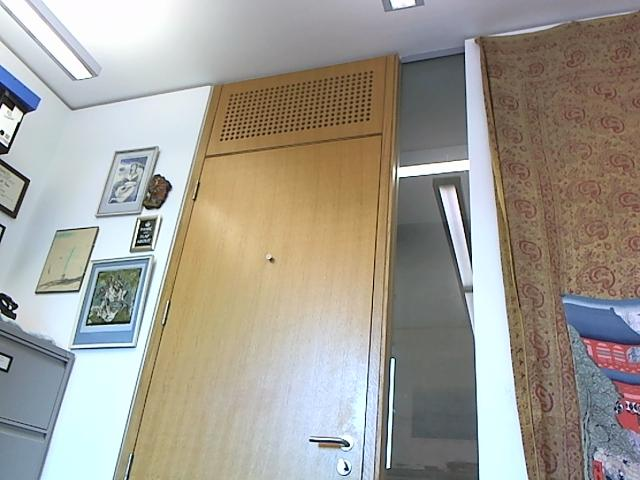
%> input picture background.jpg, 640 x 480 px
$ octave test5.m   (GNU Octave 9; MATLAB toolbox functions it lacks are replaced by stand-ins)
%> lines starting %> are read from the running program, lines starting %| are printed output that depends on the picture; in (x1, y1, x2, y2) boxes, pixels count from 0 and x2, y2 are one past the last pixel; in counts of white or black regions, pixels touching at a corner belong together; the program's own positions count from 1
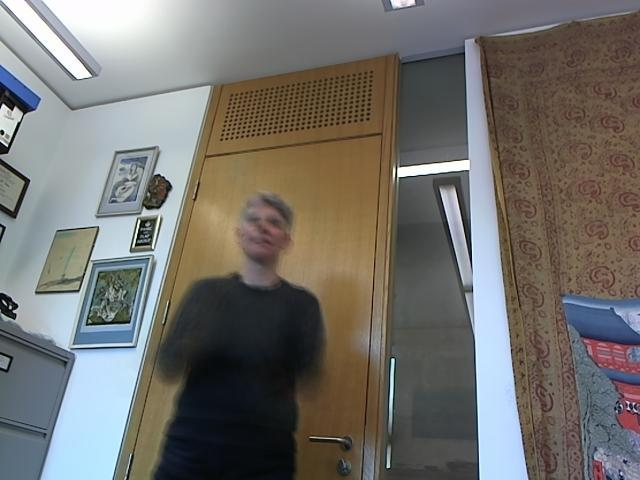
%> input picture average.jpg, 640 x 480 px
### get_training_data.m
% Get training value for the 3 balls
function vals = get_training_data
    load gt1

    files = dir('images/0*.jpg');

    vals = ones(99,3,3);
    for ii = 1:size(files,1)
        current = imread(strcat('images/',files(ii).name));
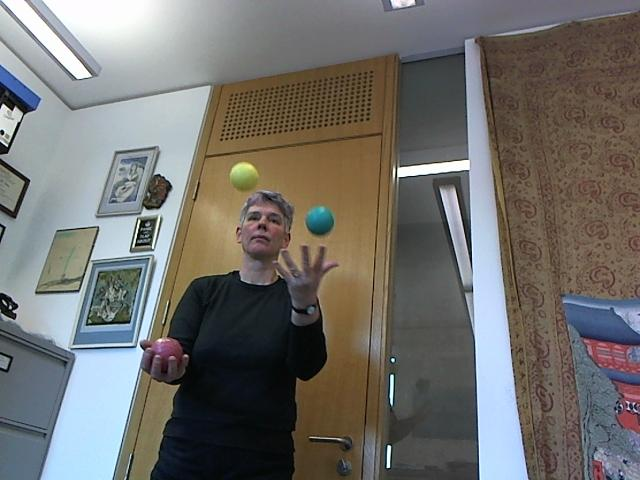
%> input picture images/00000002.jpg, 640 x 480 px
%> current is the input picture: size 480x640x3 uint8; mean R, G, B 113, 111.3, 107.7
        vals(ii,:,:) = get_colour_values(current,gt1(:,ii));
    end
%> pass 2 of the loop in get_training_data, `for ii = 1:size(files,1)`:
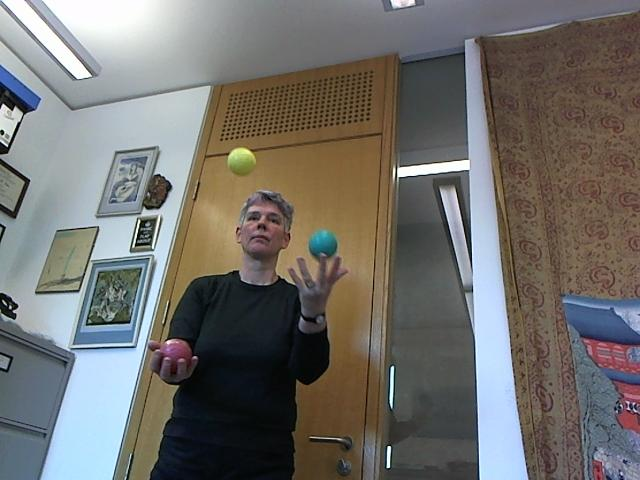
%> input picture images/00000003.jpg, 640 x 480 px
%> in get_training_data, current is the input picture: size 480x640x3 uint8; mean R, G, B 113.2, 111.3, 107.6
end

### rgb2nrgb.m
function m = rgb2nrgb(i)
    m = double(i);
    sum = m(:,:,1)+m(:,:,2)+m(:,:,3);
%> sum = 99 rows, first 12: [291 256 425; 282 265 391; 266 244 408; 3 3 3; 3 3 3; 3 3 3; 3 3 3; 3 3 3; 3 3 3; 3 3 3; 3 3 3; 3 3 3]

    m(:,:,1) = m(:,:,1)./sum;
    m(:,:,2) = m(:,:,2)./sum;
    m(:,:,3) = m(:,:,3)./sum;

### mask_clothes.m
function m = mask_clothes(image)
    m = image;
    thresh = 30;
    mask = im2bw(uint8(image), thresh/255);
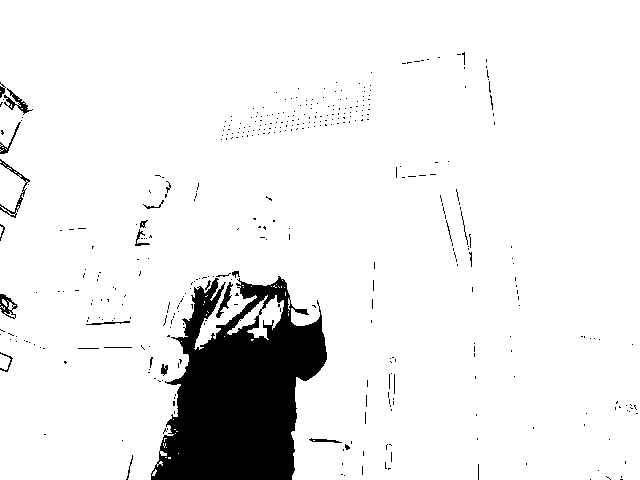
%> mask: size 480x640 logical; 91.9% white; 408 black regions (382 under 20 px), largest, box (x1, y1, x2, y2) and area: (151, 276, 327, 480) 21988, (0, 159, 30, 218) 244, (4, 88, 33, 115) 216

    m(:,:,1) = m(:,:,1).*mask;
    m(:,:,2) = m(:,:,2).*mask;
%> m: size 480x640x3 double; mean R, G, B 112, 110, 107.7
    m(:,:,3) = m(:,:,3).*mask;

### detect1.m
function out = detect1(im, bg, av)

    %Gaussian blur
    G = fspecial('gaussian',[5 5],2);

    %im = imfilter(im,G,'same');
    %av = imfilter(av,G,'same');

    im = mask_clothes(im);
    imnrgb = rgb2nrgb(im);
%> in rgb2nrgb (call 2), `m(:,:,1) = m(:,:,1)./sum;`: m: size 480x640x3 double; 2.69% of the values are NaN or infinite; the others: min 0, max 255, mean 74.15
%> in rgb2nrgb (call 2), `m(:,:,2) = m(:,:,2)./sum;`: m: size 480x640x3 double; 5.37% of the values are NaN or infinite; the others: min 0, max 255, mean 37.61
%> in rgb2nrgb (call 2), `m(:,:,3) = m(:,:,3)./sum;`: m: size 480x640x3 double; 8.06% of the values are NaN or infinite; the others: min 0, max 0.671, mean 0.333
    imhsv = rgb2hsv(im);
%> imhsv: size 480x640x3 double; mean H, S, V 0.3, 0.2, 122.1
    imhsvsatmask = imhsv(:,:,2) > 50/255;
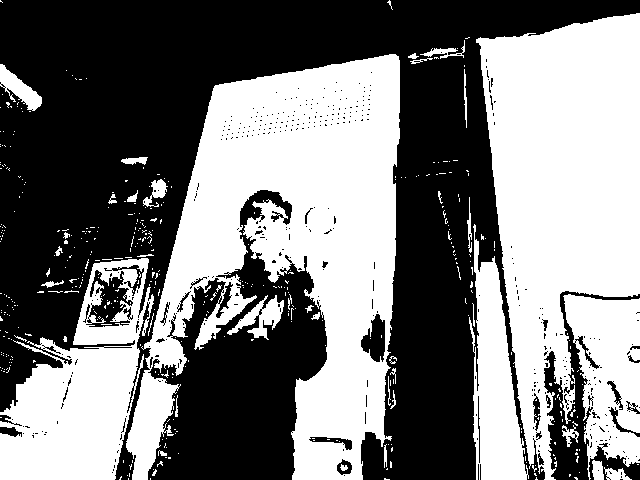
%> imhsvsatmask: size 480x640 logical; 48.5% white; 437 white regions (398 under 20 px), largest, box (x1, y1, x2, y2) and area: (126, 54, 400, 480) 61680, (476, 13, 640, 480) 46342, (0, 258, 154, 480) 18473
    bgnrgb = rgb2nrgb(bg);
%> in rgb2nrgb (call 3), `m(:,:,1) = m(:,:,1)./sum;`: m: size 480x640x3 double; 0% of the values are NaN or infinite; the others: min 0, max 255, mean 101.8
%> in rgb2nrgb (call 3), `m(:,:,2) = m(:,:,2)./sum;`: m: size 480x640x3 double; 0% of the values are NaN or infinite; the others: min 0, max 255, mean 49.62
%> in rgb2nrgb (call 3), `m(:,:,3) = m(:,:,3)./sum;`: m: size 480x640x3 double; 0% of the values are NaN or infinite; the others: min 0, max 1, mean 0.333
    bghsv = rgb2hsv(bg);
%> bghsv: size 480x640x3 double; mean H, S, V 0.3, 0.2, 170.9
    avnrgb = rgb2nrgb(av);
%> in rgb2nrgb (call 4), `m(:,:,1) = m(:,:,1)./sum;`: m: size 480x640x3 double; 0% of the values are NaN or infinite; the others: min 0, max 255, mean 73.67
%> in rgb2nrgb (call 4), `m(:,:,2) = m(:,:,2)./sum;`: m: size 480x640x3 double; 0% of the values are NaN or infinite; the others: min 0, max 255, mean 36.29
    avnrgbdif = imnrgb - avnrgb; avnrgbdif(isnan(avnrgbdif)) = 0;
%> after `avnrgbdif = imnrgb - avnrgb`: avnrgbdif: size 480x640x3 double; 8.06% of the values are NaN or infinite; the others: min -0.335, max 0.285, mean -8.9e-20
%> after `avnrgbdif(isnan(avnrgbdif)) = 0`:
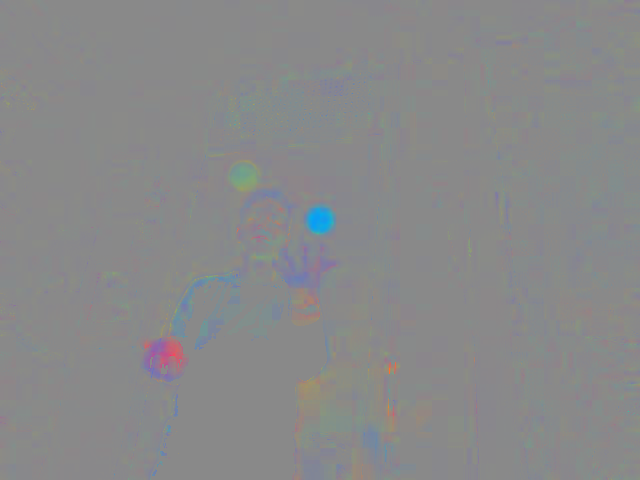
%> avnrgbdif: size 480x640x3 double; mean R, G, B -0.00188, -9.62e-05, 0.00198; drawn with min black and max white
    avnrgbdifhsv = rgb2hsv(avnrgbdif);
%> avnrgbdifhsv: size 480x640x3 double; mean H, S, V 0.445, 1.79, 0.00655
    avnrgbdifhsvmask = avnrgbdifhsv(:,:,3) > 7/255;
%> avnrgbdifhsvmask: size 480x640 logical; 3.6% white; 767 white regions (727 under 20 px), largest, box (x1, y1, x2, y2) and area: (141, 268, 243, 382) 2422, (279, 242, 339, 309) 1497, (303, 202, 337, 237) 908
    bgnrgbdif = imnrgb- bgnrgb;
%> bgnrgbdif: size 480x640x3 double; 8.06% of the values are NaN or infinite; the others: min -0.493, max 0.429, mean 1.62e-19
    bgmask = imhsv(:,:,1) > 0.15;
%> bgmask: size 480x640 logical; 53.7% white; 271 black regions (227 under 20 px), largest, box (x1, y1, x2, y2) and area: (130, 33, 465, 480) 84958, (476, 13, 640, 480) 50706, (416, 445, 466, 480) 1282
    imnrgbmasked = imnrgb(:,:,1).*bgmask;
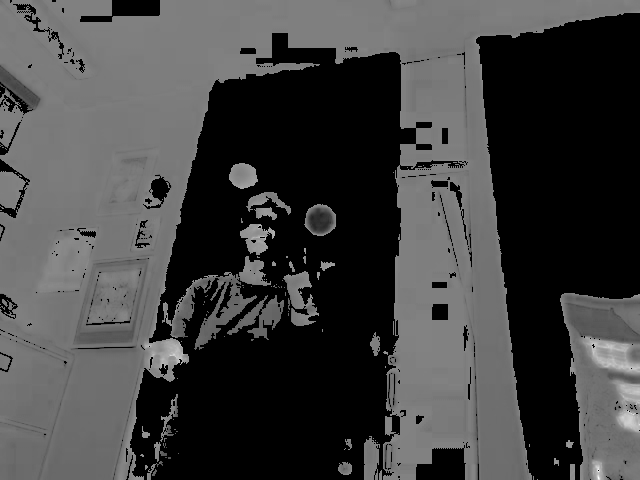
%> imnrgbmasked: size 480x640 double; 8.06% of the values are NaN or infinite; the others: min 0, max 0.661, mean 0.184; drawn with min black, max white, NaN and infinite black

    out = imhsv(:,:,1).*imhsvsatmask.*avnrgbdifhsvmask.*bgmask;
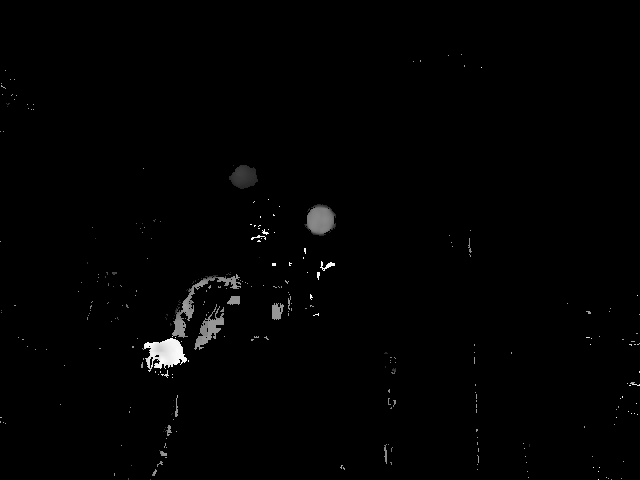
%> out: size 480x640 double; min 0, max 0.996, mean 0.00867
end

### get_colour_values.m
% Given an image and a set of coordinates, return the corresponding colour
% value at the points in the image
% Assume: points are [i,rr,rc,gr,gc,yr,yc]'
% Output: 1x3x3 [[r,g,b],...] array
function colour_values = get_colour_values(im, points)
    colour_values = ones(1,3,3);
    colour_values(1,1,:) = im(points(2),points(3),:);
    colour_values(1,2,:) = im(points(4),points(5),:);
    colour_values(1,3,:) = im(points(6),points(7),:);
end

### test5.m
bg = double(imread('background.jpg'));
average = double(imread('average.jpg'));

files = dir('images/0*.jpg');

vals = get_training_data();
valshsv = rgb2hsv(rgb2nrgb(vals));

count = 1;

matrix = [];

for ii = 1:size(files,1)

    column = ii;

    im = double(imread(files(ii).name));
    out = detect1(im,bg,average);

    tmpChann = zeros(480,640);

    for ball = 1:3
        out2 = out;
        sd = std(valshsv(:,ball));
        m = median(valshsv(:,ball));

        lower = m-sd*2;
        upper = m+sd*2;

        out2(out2 < lower| out2 > upper) = 0;
        out2(out2 >= lower & out2 <= upper) = 1.0;

        [channel,num] = bwlabel(out2,4);
        stats = regionprops(channel, 'Area','PixelIdxList','PixelList');

        maxArea = -1;

        for m = 1:length(stats)
            area = stats(m).Area;
            if maxArea < area;
                maxArea = area;
            end
        end

        for reg = 1:length(stats)
            if stats(reg).Area < maxArea
                channel(stats(reg).PixelIdxList) = 0;
            else
                x = stats(reg).PixelList(:,1);
                y = stats(reg).PixelList(:,2);

                % [6 lines of commented-out code are left out]
                centreX = median(x);
                centreY = median(y);

                column = [column centreY centreX];
            end
        end
        tmpChann = tmpChann + channel;
    end
%> this loop made 3 passes
%> (sd, lower, upper) on passes 1 to 3: (0.154, -0.309, 0.309), (0.0913, -0.183, 0.183), (0.0373, -0.0745, 0.0745)
%> after the loop, centreX = 320.5; centreY = 240.5; column = [1 240.5 320.5 240.5 320.5 240.5 320.5]
    figure(1)
    imshow(tmpChann)
    ii
    matrix = [matrix, column'];
%> matrix = [1; 240.5; 320.5; 240.5; 320.5; 240.5; 320.5]
end
%> pass 2 of the loop `for ii = 1:size(files,1)`:
%> in mask_clothes (call 2), `mask = im2bw(uint8(image), thresh/255);`:
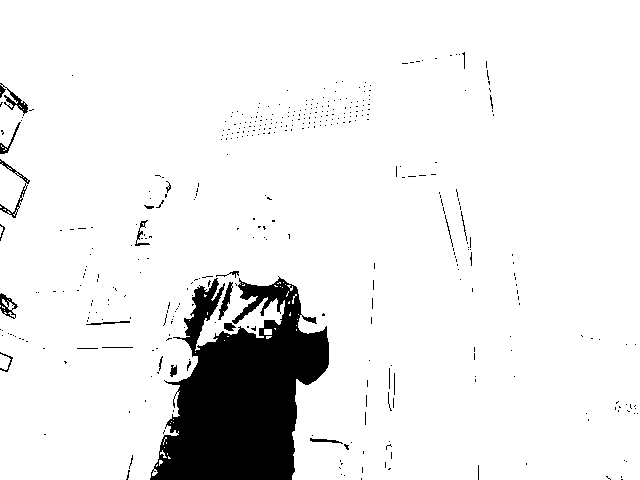
%> mask: size 480x640 logical; 92% white; 402 black regions (377 under 20 px), largest, box (x1, y1, x2, y2) and area: (150, 276, 329, 480) 21870, (0, 83, 28, 116) 258, (0, 159, 30, 218) 247
%> in rgb2nrgb (call 5), `sum = m(:,:,1)+m(:,:,2)+m(:,:,3);`:
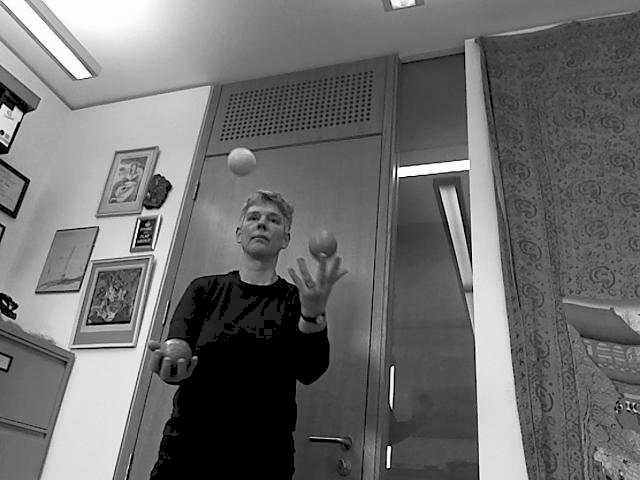
%> sum: size 480x640 double; min 0, max 765, mean 328.3; drawn with min black and max white
%> the loop `for ball = 1:3` made 3 passes
%> after the loop `for ball = 1:3`: column = [2 240.5 320.5 240.5 320.5 240.5 320.5]
%> matrix = [1 2; 240.5 240.5; 320.5 320.5; 240.5 240.5; 320.5 320.5; 240.5 240.5; 320.5 320.5]

save('matrix.mat','matrix');
